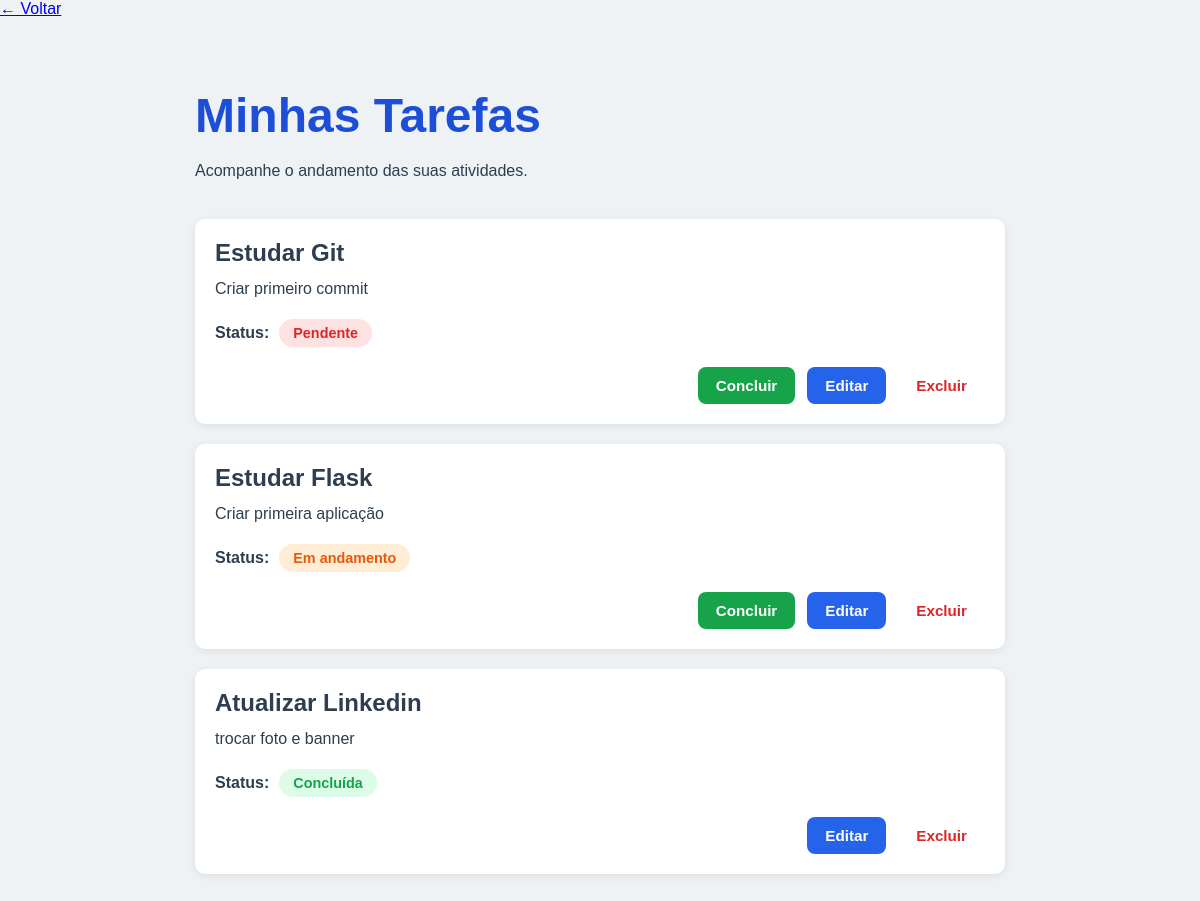
Page /tarefas on the earlier database version.
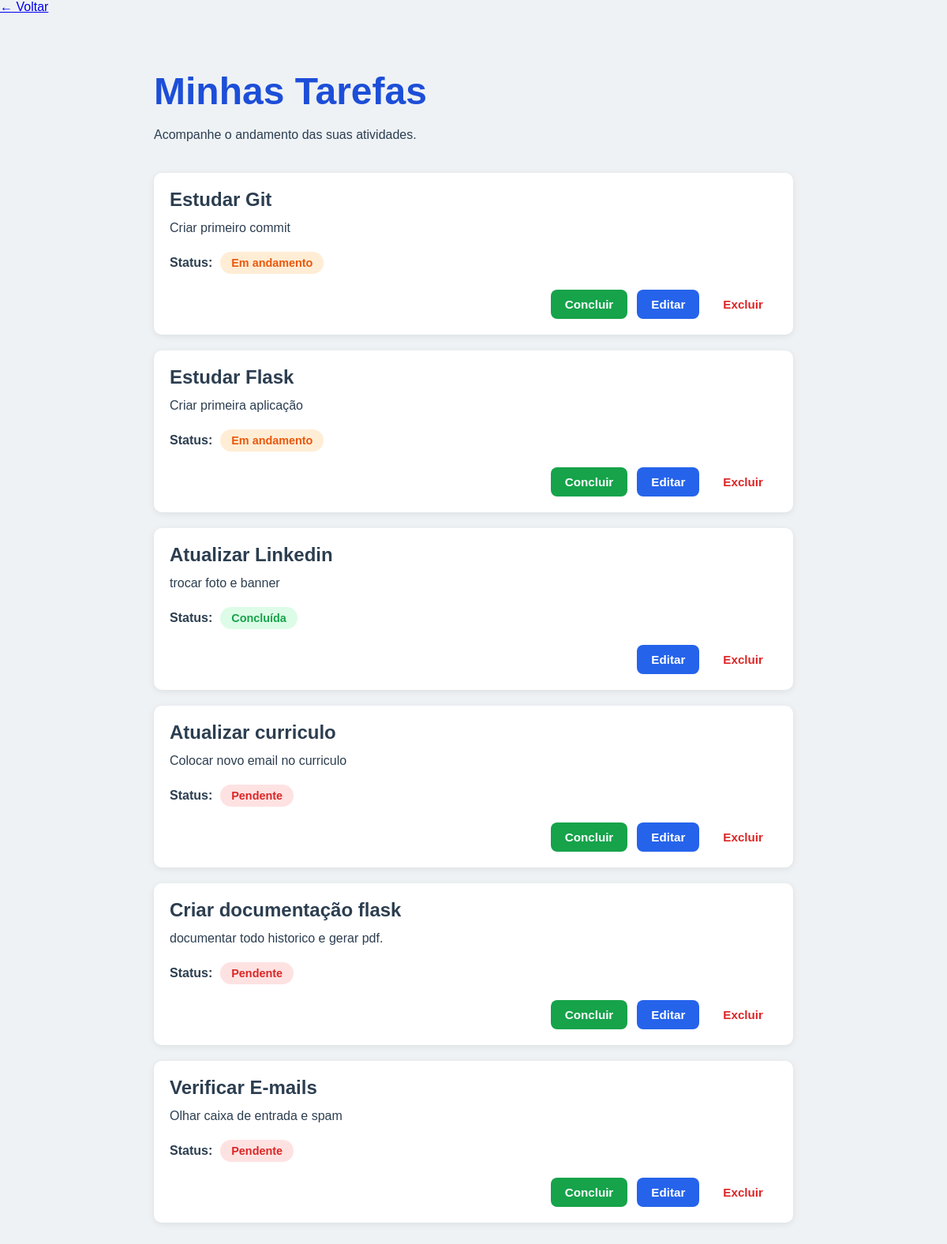
Same page on the later database version.
### tables this page shows
CREATE TABLE tarefas (

            id INTEGER PRIMARY KEY AUTOINCREMENT,

            titulo TEXT NOT NULL,

            descricao TEXT NOT NULL,

            status TEXT NOT NULL

        );

### src/app.py (the view)
@app.route("/tarefas")
def exibir_tarefas():
    tarefas = listar_tarefas()
    return render_template(
        "tarefas.html",
        tarefas=tarefas
    )

### src/database.py (called while the page is built)
def listar_tarefas():
    conexao = sqlite3.connect("taskflow.db")
    conexao.row_factory = sqlite3.Row
    cursor = conexao.cursor()
    cursor.execute("SELECT * FROM tarefas")
    tarefas = cursor.fetchall()
    conexao.close()
    return tarefas

### src/templates/tarefas.html (shortened to what this page needs)
<!DOCTYPE html>
<html lang="pt-BR">
<head>
    <link rel="stylesheet" href="../static/css/style.css">
</head>
<body>
    <a href="/" class="back-link">← Voltar</a>
    <main>
        <section class="tasks-container">
            <h1>Minhas Tarefas</h1>
            <p>
                Acompanhe o andamento das suas atividades.
            </p>
            {% if tarefas %}
                {% for tarefa in tarefas %}
                    <div class="task-card">
                        <h2>{{ tarefa.titulo }}</h2>
                        <p>{{ tarefa.descricao }}</p>
                        <div class="task-status">
                            <span class="status-label">Status:</span>
                            <span class="status {{ tarefa.status }}">
                                {% if tarefa.status == "pendente" %}
                                    Pendente
                                {% elif tarefa.status == "em_andamento" %}
                                    Em andamento
                                {% elif tarefa.status == "concluida" %}
                                    Concluída
                                {% endif %}
                            </span>
                        </div>
                        <div class="task-actions">
                            {% if tarefa.status != "concluida" %}
                                <a href="{{ url_for('concluir', id=tarefa.id) }}"
                                   class="complete-button">
                                    Concluir
                                </a>
                            {% endif %}
                            <a href="{{ url_for('atualizar_tarefa', id=tarefa.id) }}"
                               class="edit-button">
                                Editar
                            </a>
                            <a href="{{ url_for('remover_tarefa', id=tarefa.id) }}"
                               class="delete-button">
                                Excluir
                            </a>
                        </div>
                    </div>
                {% endfor %}
            {% else %}
                <p class="empty-message">
                    Nenhuma tarefa cadastrada.
                </p>
            {% endif %}
        </section>
    </main>
</body>
</html>

### src/static/css/style.css (style rules this page uses)
* { margin: 0; padding: 0; box-sizing: border-box; }
body { font-family: Arial, Helvetica, sans-serif; background-color: #eef2f5; color: #2c3e50; }
main { display: flex; justify-content: center; padding: 50px 20px; }
.tasks-container { width: 100%; max-width: 850px; padding: 20px; }
.hero h1, .form-container h1, .tasks-container h1 { font-size: 3rem; color: #1d4ed8; margin-bottom: 15px; }
.tasks-container > p { font-size: 1rem; line-height: 1.6; margin-bottom: 35px; }
.edit-button, .delete-button, .complete-button { display: inline-block; padding: 10px 18px; text-decoration: none; text-align: center; font-weight: bold; border-radius: 8px; transition: 0.3s; }
.edit-button { background-color: #2563eb; color: white; }
.delete-button { background-color: white; color: #dc2626; border: 2px solid #dc2626; }
.complete-button { background-color: #16a34a; color: white; }
.task-card { background-color: white; border-radius: 10px; padding: 20px; margin-bottom: 20px; box-shadow: 0 2px 8px rgba(0, 0, 0, 0.08); transition: 0.3s; }
.task-card h2 { font-size: 1.5rem; margin-bottom: 10px; }
.task-card p { margin-bottom: 12px; line-height: 1.5; }
.task-status { display: flex; align-items: center; gap: 10px; margin: 18px 0; }
.status-label { font-weight: bold; }
.status { display: inline-block; padding: 6px 14px; border-radius: 999px; font-size: 0.9rem; font-weight: bold; }
.status.pendente { background-color: #fee2e2; color: #dc2626; }
.status.em_andamento { background-color: #ffedd5; color: #ea580c; }
.status.concluida { background-color: #dcfce7; color: #16a34a; }
.task-actions { display: flex; justify-content: flex-end; gap: 12px; margin-top: 20px; }
.task-actions a, .task-actions button { padding: 10px 18px; border: none; border-radius: 8px; cursor: pointer; font-size: 0.95rem; font-weight: bold; transition: 0.3s; }

Differences in the rows shown:
changed tarefas "Estudar Git": status "Pendente" → "Em andamento"
added tarefas: titulo "Atualizar curriculo", descricao "Colocar novo email no curriculo", status "Pendente"
added tarefas: titulo "Criar documentação flask", descricao "documentar todo historico e gerar pdf.", status "Pendente"
added tarefas: titulo "Verificar E-mails", descricao "Olhar caixa de entrada e spam", status "Pendente"
